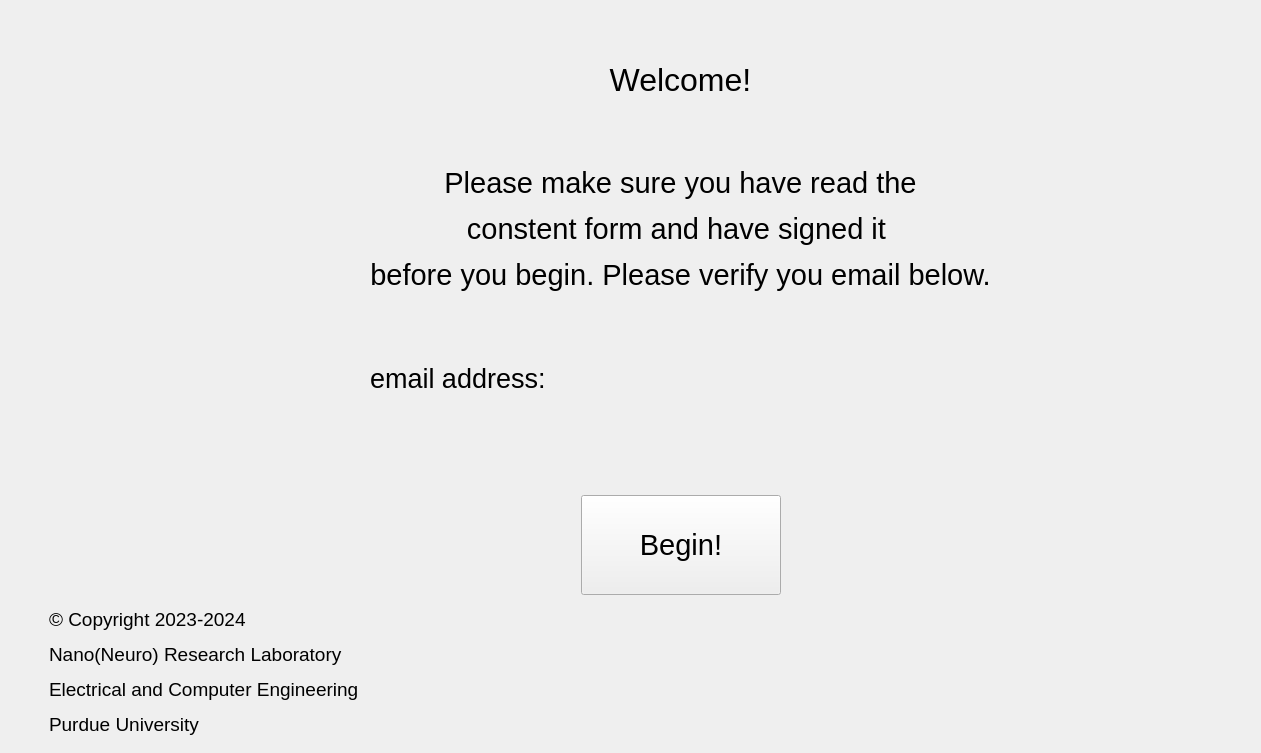
<?xml version="1.0" encoding="UTF-8"?>
<ui version="4.0">
 <class>MainWindow</class>
 <widget class="QMainWindow" name="MainWindow">
  <property name="geometry">
   <rect>
    <x>0</x>
    <y>0</y>
    <width>1261</width>
    <height>753</height>
   </rect>
  </property>
  <property name="windowTitle">
   <string>MainWindow</string>
  </property>
  <widget class="QWidget" name="centralwidget">
   <property name="autoFillBackground">
    <bool>true</bool>
   </property>
   <layout class="QGridLayout" name="gridLayout">
    <item row="5" column="2">
     <layout class="QHBoxLayout" name="horizontalLayout">
      <item>
       <spacer name="horizontalSpacer_4">
        <property name="orientation">
         <enum>Qt::Horizontal</enum>
        </property>
        <property name="sizeHint" stdset="0">
         <size>
          <width>40</width>
          <height>20</height>
         </size>
        </property>
       </spacer>
      </item>
      <item>
       <widget class="QPushButton" name="startButton">
        <property name="minimumSize">
         <size>
          <width>200</width>
          <height>100</height>
         </size>
        </property>
        <property name="font">
         <font>
          <family>Arial</family>
          <pointsize>22</pointsize>
         </font>
        </property>
        <property name="text">
         <string>Begin!</string>
        </property>
       </widget>
      </item>
      <item>
       <spacer name="horizontalSpacer_5">
        <property name="orientation">
         <enum>Qt::Horizontal</enum>
        </property>
        <property name="sizeHint" stdset="0">
         <size>
          <width>40</width>
          <height>20</height>
         </size>
        </property>
       </spacer>
      </item>
     </layout>
    </item>
    <item row="0" column="2">
     <widget class="QLabel" name="welcomeLabel">
      <property name="font">
       <font>
        <family>Arial</family>
        <pointsize>24</pointsize>
       </font>
      </property>
      <property name="text">
       <string>&lt;html&gt;&lt;head/&gt;&lt;body&gt;&lt;p align=&quot;center&quot;  style=&quot;font-family:Arial;font-size:24pt;&quot;&gt;Welcome!&lt;/p&gt;&lt;/body&gt;&lt;/html&gt;</string>
      </property>
     </widget>
    </item>
    <item row="7" column="0">
     <spacer name="horizontalSpacer_3">
      <property name="orientation">
       <enum>Qt::Horizontal</enum>
      </property>
      <property name="sizeType">
       <enum>QSizePolicy::Fixed</enum>
      </property>
      <property name="sizeHint" stdset="0">
       <size>
        <width>40</width>
        <height>20</height>
       </size>
      </property>
     </spacer>
    </item>
    <item row="7" column="1">
     <widget class="QLabel" name="copyrightLabel">
      <property name="text">
       <string>&lt;html&gt;&lt;head/&gt;&lt;body&gt;&lt;p&gt;&lt;span style=&quot;font-family:Arial;font-size:14pt;&quot;&gt;© Copyright 2023-2024 &lt;/span&gt;&lt;/p&gt;&lt;p&gt;&lt;span style=&quot;font-family:Arial;font-size:14pt;&quot;&gt;Nano(Neuro) Research Laboratory &lt;/span&gt;&lt;/p&gt;&lt;p&gt;&lt;span style=&quot;font-family:Arial;font-size:14pt;&quot;&gt;Electrical and Computer Engineering &lt;/span&gt;&lt;/p&gt;&lt;p&gt;&lt;span style=&quot;font-family:Arial;font-size:14pt;&quot;&gt;Purdue University&lt;/span&gt;&lt;/p&gt;&lt;/body&gt;&lt;/html&gt;</string>
      </property>
     </widget>
    </item>
    <item row="2" column="2">
     <widget class="QLabel" name="consentLabel">
      <property name="font">
       <font>
        <family>Arial</family>
        <pointsize>20</pointsize>
       </font>
      </property>
      <property name="text">
       <string>&lt;html&gt;&lt;head/&gt;&lt;body&gt;&lt;p align=&quot;center&quot;&gt;&lt;span style=&quot; font-size:22pt;&quot;&gt;Please make sure you have read the&lt;/span&gt;&lt;/p&gt;&lt;p align=&quot;center&quot;&gt;&lt;span style=&quot; font-size:22pt;&quot;&gt;constent form and have signed it &lt;/span&gt;&lt;/p&gt;&lt;p align=&quot;center&quot;&gt;&lt;span style=&quot; font-size:22pt;&quot;&gt;before you begin. Please verify you email below.&lt;/span&gt;&lt;/p&gt;&lt;/body&gt;&lt;/html&gt;</string>
      </property>
     </widget>
    </item>
    <item row="3" column="2">
     <layout class="QHBoxLayout" name="horizontalLayout_2">
      <item>
       <widget class="QLabel" name="emailLabel">
        <property name="font">
         <font>
          <family>Arial</family>
          <pointsize>20</pointsize>
         </font>
        </property>
        <property name="text">
         <string>email address:</string>
        </property>
       </widget>
      </item>
      <item>
       <widget class="QLabel" name="emailAddress">
        <property name="text">
         <string/>
        </property>
       </widget>
      </item>
     </layout>
    </item>
    <item row="5" column="3">
     <spacer name="horizontalSpacer_2">
      <property name="orientation">
       <enum>Qt::Horizontal</enum>
      </property>
      <property name="sizeType">
       <enum>QSizePolicy::Expanding</enum>
      </property>
      <property name="sizeHint" stdset="0">
       <size>
        <width>40</width>
        <height>20</height>
       </size>
      </property>
     </spacer>
    </item>
    <item row="5" column="1">
     <spacer name="horizontalSpacer">
      <property name="orientation">
       <enum>Qt::Horizontal</enum>
      </property>
      <property name="sizeHint" stdset="0">
       <size>
        <width>40</width>
        <height>20</height>
       </size>
      </property>
     </spacer>
    </item>
    <item row="4" column="2">
     <spacer name="verticalSpacer">
      <property name="orientation">
       <enum>Qt::Vertical</enum>
      </property>
      <property name="sizeType">
       <enum>QSizePolicy::Fixed</enum>
      </property>
      <property name="sizeHint" stdset="0">
       <size>
        <width>20</width>
        <height>40</height>
       </size>
      </property>
     </spacer>
    </item>
   </layout>
  </widget>
 </widget>
 <resources/>
 <connections/>
</ui>
